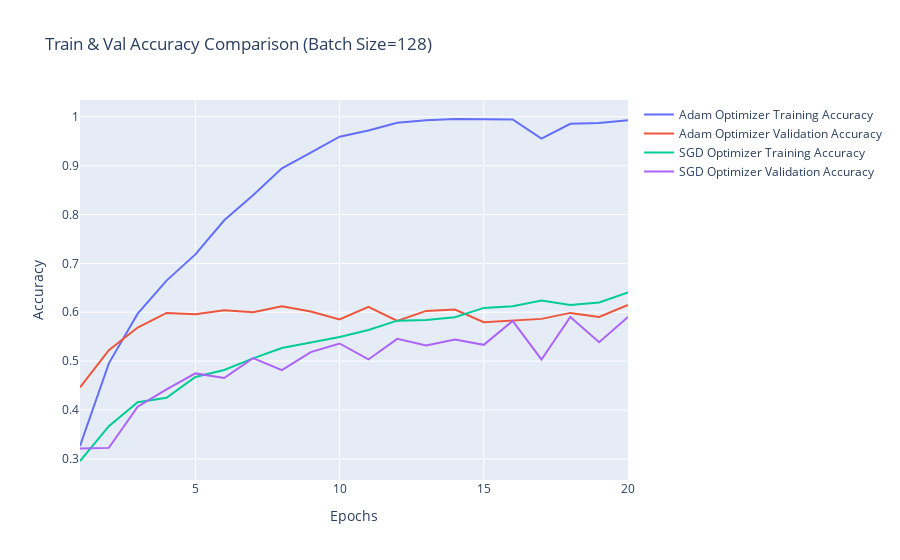

Here is the notebook cell this chart was saved with:
### Code cell
import plotly.graph_objects as go

def plot_training(*histories, title="None", names=None):
    fig = go.Figure()
    for i, history in enumerate(histories):
        acc = history.history['accuracy']
        val_acc = history.history['val_accuracy']
        loss = history.history['loss']
        val_loss = history.history['val_loss']
        epochs_range = list(range(1, len(acc) + 1))

        fig.add_trace(go.Scatter(x=epochs_range, y=acc, mode='lines', name=f'{names[i]} Training Accuracy'))
        fig.add_trace(go.Scatter(x=epochs_range, y=val_acc, mode='lines', name=f'{names[i]} Validation Accuracy'))

    fig.update_layout(title=title,
                      xaxis_title='Epochs',
                      yaxis_title='Accuracy')

    fig.show()

plot_training(adam20, sgd20, title='Train & Val Accuracy Comparison (Batch Size=128)', names=['Adam Optimizer', 'SGD Optimizer'])

### Figure 1 — Plotly figure (JSON) as saved in the notebook; plotly's stock layout.template omitted (floating-point values rounded to 4 significant figures)
{"data": [{"mode": "lines", "name": "Adam Optimizer Training Accuracy", "type": "scatter", "x": [1, 2, 3, 4, 5, 6, 7, 8, 9, 10, 11, 12, 13, 14, 15, 16, 17, 18, 19, 20], "y": [0.3263, 0.4954, 0.597, 0.6647, 0.7183, 0.7881, 0.8393, 0.8943, 0.9265, 0.9592, 0.9719, 0.9878, 0.9931, 0.9954, 0.9948, 0.9945, 0.9554, 0.9855, 0.9873, 0.9931]}, {"mode": "lines", "name": "Adam Optimizer Validation Accuracy", "type": "scatter", "x": [1, 2, 3, 4, 5, 6, 7, 8, 9, 10, 11, 12, 13, 14, 15, 16, 17, 18, 19, 20], "y": [0.4463, 0.5224, 0.5687, 0.5986, 0.5959, 0.6041, 0.6, 0.6122, 0.6014, 0.585, 0.6109, 0.5823, 0.6027, 0.6054, 0.5796, 0.5823, 0.5864, 0.5986, 0.5905, 0.615]}, {"mode": "lines", "name": "SGD Optimizer Training Accuracy", "type": "scatter", "x": [1, 2, 3, 4, 5, 6, 7, 8, 9, 10, 11, 12, 13, 14, 15, 16, 17, 18, 19, 20], "y": [0.2956, 0.3668, 0.4157, 0.425, 0.4676, 0.4818, 0.5055, 0.5269, 0.5379, 0.5495, 0.5637, 0.5828, 0.5843, 0.5898, 0.6089, 0.612, 0.6242, 0.6149, 0.6199, 0.6404]}, {"mode": "lines", "name": "SGD Optimizer Validation Accuracy", "type": "scatter", "x": [1, 2, 3, 4, 5, 6, 7, 8, 9, 10, 11, 12, 13, 14, 15, 16, 17, 18, 19, 20], "y": [0.3211, 0.3224, 0.4068, 0.4422, 0.4748, 0.4653, 0.5061, 0.4816, 0.5184, 0.5361, 0.5034, 0.5456, 0.532, 0.5442, 0.5333, 0.5823, 0.5034, 0.5905, 0.5388, 0.5905]}], "layout": {"title": {"text": "Train & Val Accuracy Comparison (Batch Size=128)"}, "xaxis": {"title": {"text": "Epochs"}}, "yaxis": {"title": {"text": "Accuracy"}}}}
